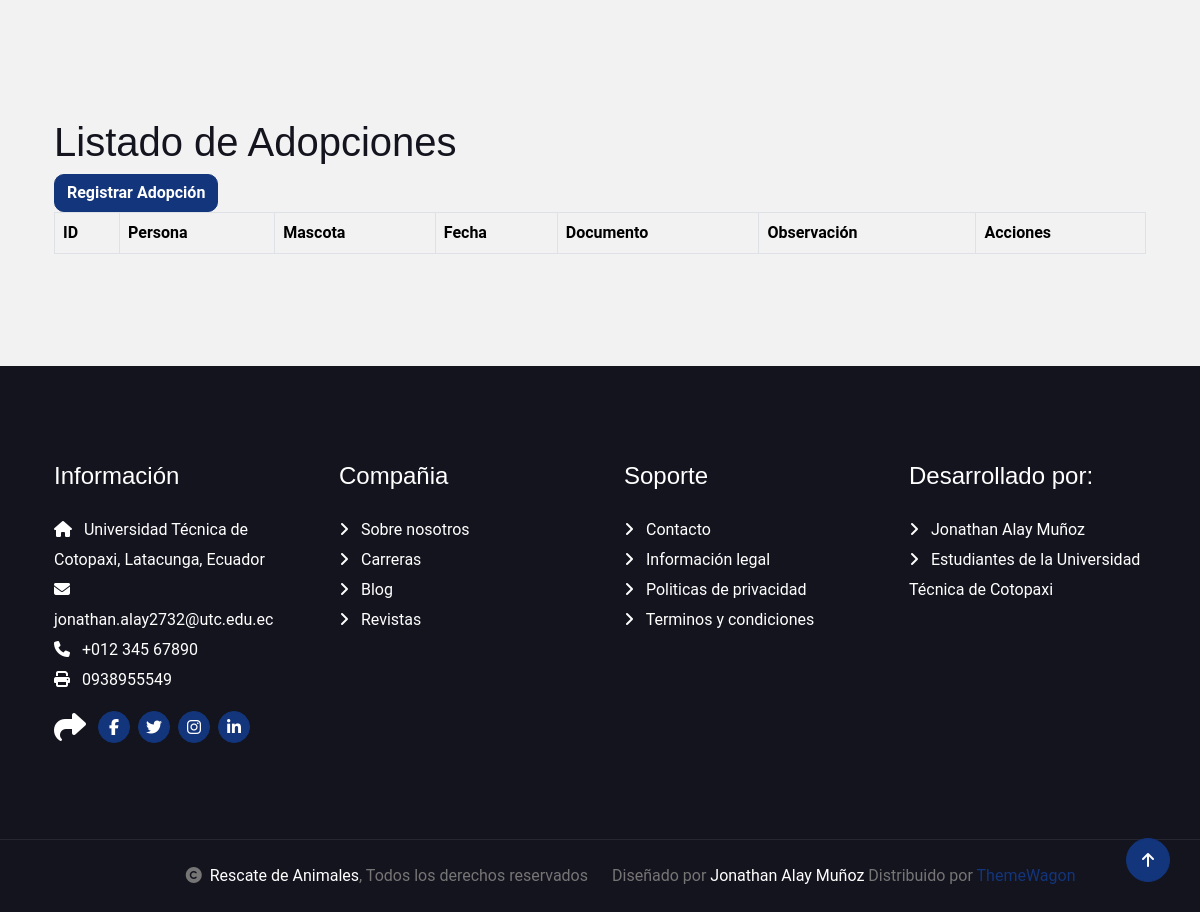
The page /adopcion (lower part) on the database as committed earlier.
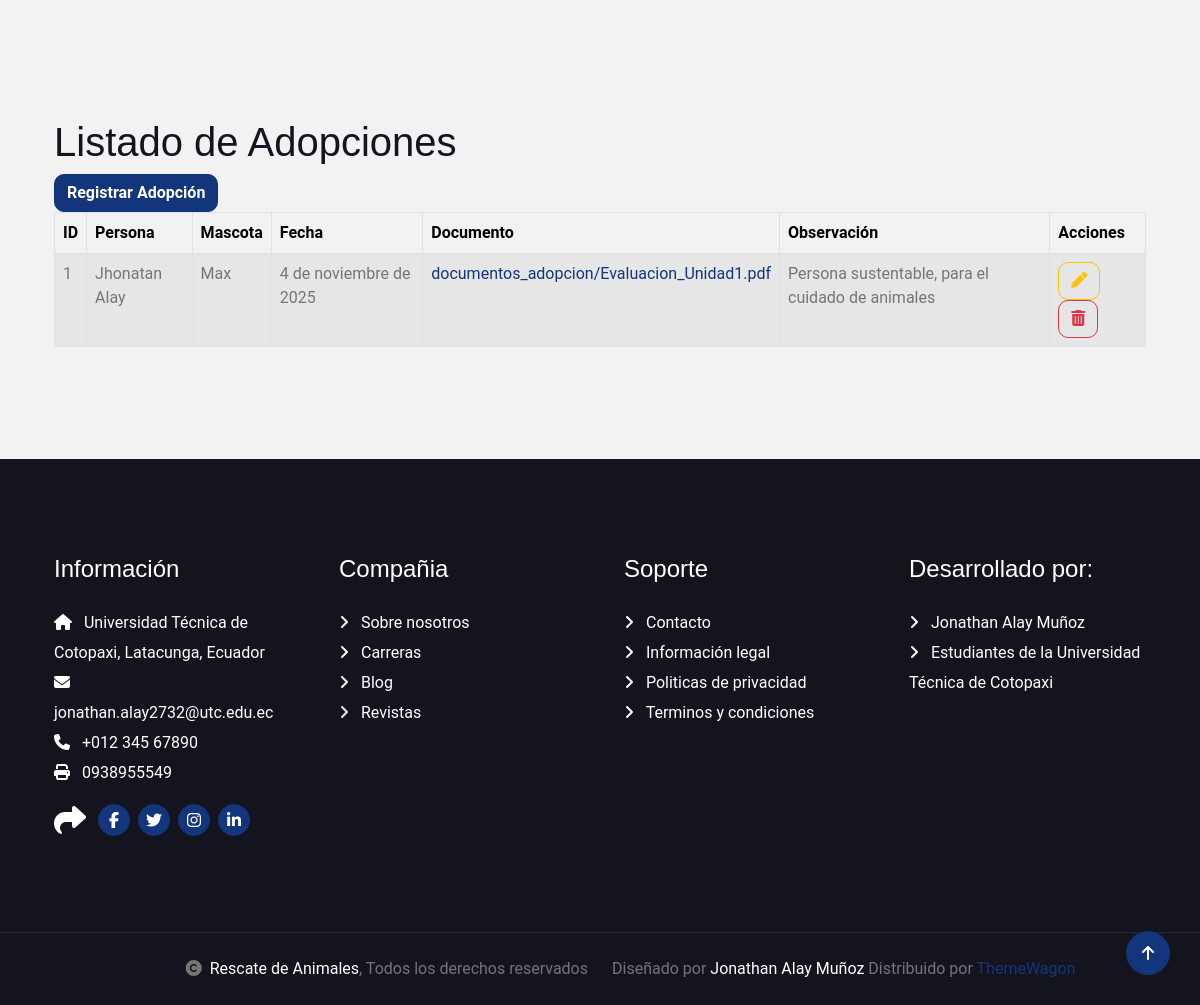
The same page on the database as committed later.
### Aplicaciones/Adopcion/models.py (models this page shows, shortened)
class Adopcion(models.Model):
    id_ado = models.AutoField(primary_key=True)
    persona = models.ForeignKey(Persona, on_delete=models.CASCADE, related_name='adopciones')
    mascota = models.ForeignKey(Mascota, on_delete=models.CASCADE, related_name='adopciones')
    fecha_ado = models.DateField(auto_now_add=True)
    documento_ado = models.FileField(upload_to='documentos_adopcion/', null=True, blank=True)
    observacion_ado = models.TextField(null=True, blank=True)

class Persona(models.Model):
    id_per = models.AutoField(primary_key=True)
    nombre_per = models.CharField(max_length=100)
    apellido_per = models.CharField(max_length=100)
    telefono_per = models.CharField(max_length=20, null=True, blank=True)
    correo_per = models.EmailField(max_length=100, unique=True)
    direccion_per = models.CharField(max_length=200, null=True, blank=True)
    documento_per = models.FileField(upload_to='documentos_persona/', null=True, blank=True)

class Mascota(models.Model):
    id_mas = models.AutoField(primary_key=True)
    numero_serie_mas = models.CharField(max_length=50, unique=True)
    nombre_mas = models.CharField(max_length=100)
    especie_mas = models.CharField(max_length=50)
    raza_mas = models.CharField(max_length=50, null=True, blank=True)
    sexo_mas = models.CharField(max_length=10)
    edad_mas = models.PositiveIntegerField()
    peso_mas = models.DecimalField(max_digits=5, decimal_places=2)
    foto_mas = models.ImageField(upload_to='fotos_mascotas/', null=True, blank=True)
    historial_mas = models.TextField(null=True, blank=True)
    estado_mas = models.CharField(max_length=20)
    fecha_registro_mas = models.DateField(auto_now_add=True)

### Aplicaciones/Adopcion/views.py (the view)
# urls.py: path('adopcion', views.adopcion),
def adopcion(request):
    listado = Adopcion.objects.select_related('persona', 'mascota')
    return render(request, "adopcion.html", {'adopciones': listado})

### Aplicaciones/Adopcion/templates/adopcion.html (shortened to what this page needs)
{% extends './plantilla.html' %}
{% block contenido %}
<br>
<h1>Listado de Adopciones</h1>
<a href="/nuevaAdopcion" class="btn btn-primary">Registrar Adopción</a>
<table class="table table-bordered table-striped table-hover" id="tbl_adopciones">
    <thead>
        <tr>
            <th>ID</th>
            <th>Persona</th>
            <th>Mascota</th>
            <th>Fecha</th>
            <th>Documento</th>
            <th>Observación</th>
            <th>Acciones</th>
        </tr>
    </thead>
    <tbody>
        {% for adopcion in adopciones %}
        <tr>
            <td>{{ adopcion.id_ado }}</td>
            <td>{{ adopcion.persona.nombre_per }} {{ adopcion.persona.apellido_per }}</td>
            <td>{{ adopcion.mascota.nombre_mas }}</td>
            <td>{{ adopcion.fecha_ado }}</td>
            <td>
                {% if adopcion.documento_ado %}
                    <a href="{{ adopcion.documento_ado.url }}" download>{{ adopcion.documento_ado.name }}</a>
                {% else %}
                    Ninguno
                {% endif %}
            </td>
            <td>{{ adopcion.observacion_ado }}</td>
            <td>
                <a href="/editarAdopcion/{{ adopcion.id_ado }}" class="btn btn-outline-warning">
                    <i class="fa fa-pen"></i>
                </a>
                <a href="#" onclick="eliminarAdopcion('{{ adopcion.id_ado }}');" class="btn btn-outline-danger">
                    <i class="fa fa-trash"></i>
                </a>
            </td>
        </tr>
        {% endfor %}
    </tbody>
</table>
{% endblock %}

Rows that differ between the two databases and show on the page:
added Adopcion: id_ado "1", persona.nombre_per "Jhonatan", persona.apellido_per "Alay", mascota.nombre_mas "Max", fecha_ado "4 de noviembre de 2025", documento_ado.name "documentos_adopcion/Evaluacion_Unidad1.pdf", observacion_ado "Persona sustentable, para el cuidado de animales"
